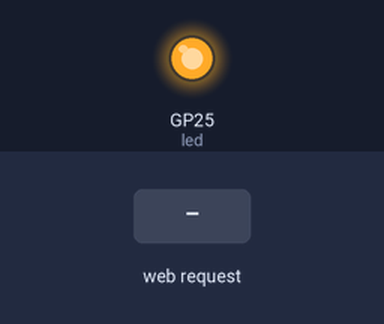
A program run on a simulated Raspberry Pi Pico running MicroPython. On the bench: output pins drawn as LEDs (lit = HIGH). Dashed ring = blinking. The inputs (shaded band) are chosen by the test bench. WiFi joins after 1.5 s; what the program prints to the serial console is not drawn.

Above: at 1.2 s.
1.3 s: HTTP request GET / received
At 2.9 s:
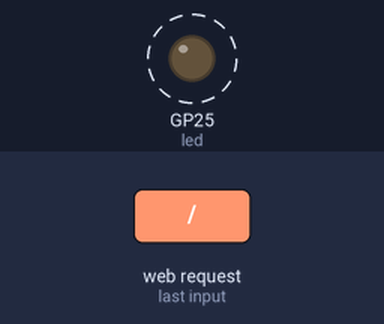
Timing chart, 0 to 5.5 s (numbered marks = the images above; inputs shaded):
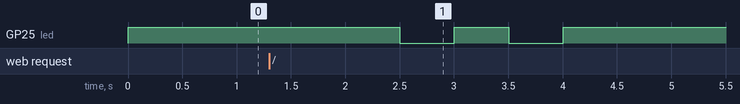

Measured:
- by itself, GP25 (led): alternates HIGH for 0.50 s and LOW for 0.50 s, 4 changes in all, then stays HIGH

The program:

garage-door.py
```python
import time
import network

from machine import Pin
import uasyncio as asyncio

check_interval_sec = 0.25
door_sensor = Pin(0, Pin.IN, Pin.PULL_UP)
led = Pin("LED", Pin.OUT, value=1)

# Configure your WiFi SSID and password
ssid = 'TODO'
password = 'TODO'

# Initial value for the sensor
sensor_value = None

wlan = network.WLAN(network.STA_IF)


def get_html(garage_door_status = "OPEN"):
    html = """<!DOCTYPE html>
    <html>
        <head> <title>Garage Door Status</title> </head>
        <body> <h1>Garage Door Status</h1>
            <p>Garage Door is currently $status. </p>
        </body>
    </html>
    """
    return html.replace("$status", garage_door_status)


def blink_led(frequency = 0.5, num_blinks = 3):
    for _ in range(num_blinks):
        led.on()
        time.sleep(frequency)
        led.off()
        time.sleep(frequency)


async def connect_to_wifi():
    wlan.active(True)
    wlan.config(pm = 0xa11140)  # Diable powersave mode
    wlan.connect(ssid, password)

    # Wait for connect or fail
    max_wait = 10
    while max_wait > 0:
        if wlan.status() < 0 or wlan.status() >= 3:
            break
        max_wait -= 1
        print('waiting for connection...')
        time.sleep(1)

    # Handle connection error
    if wlan.status() != 3:
        blink_led(0.1, 10)
        raise RuntimeError('WiFi connection failed')
    else:
        blink_led(0.5, 2)
        print('connected')
        status = wlan.ifconfig()
        print('ip = ' + status[0])


async def serve_client(reader, writer):
    global sensor_value

    request_line = await reader.readline()
    print("Request:", request_line)
    # We are not interested in HTTP request headers, skip them
    while await reader.readline() != b"\r\n":
        pass

    writer.write('HTTP/1.0 200 OK\r\nContent-type: text/html\r\n\r\n')

    if sensor_value:
        writer.write(get_html('OPEN'))
    else:
        writer.write(get_html('CLOSED'))

    await writer.drain()
    await writer.wait_closed()


def sensor_update():
    global sensor_value

    old_value = sensor_value
    sensor_value = door_sensor.value()

    # Garage door is open.
    if sensor_value == 1:
        if old_value != sensor_value:
            print('Garage door is open.')
        led.on()

    # Garage door is closed.
    elif sensor_value == 0:
        if old_value != sensor_value:
            print('Garage door is closed.')
        led.off()


async def main():
    print('Connecting to WiFi...')
    asyncio.create_task(connect_to_wifi())

    print('Setting up webserver...')
    asyncio.create_task(asyncio.start_server(serve_client, "0.0.0.0", 80))

    print("Monitoring garage door state....")
    while True:
        sensor_update()
        await asyncio.sleep(check_interval_sec)


try:
    asyncio.run(main())
finally:
    asyncio.new_event_loop()
```
